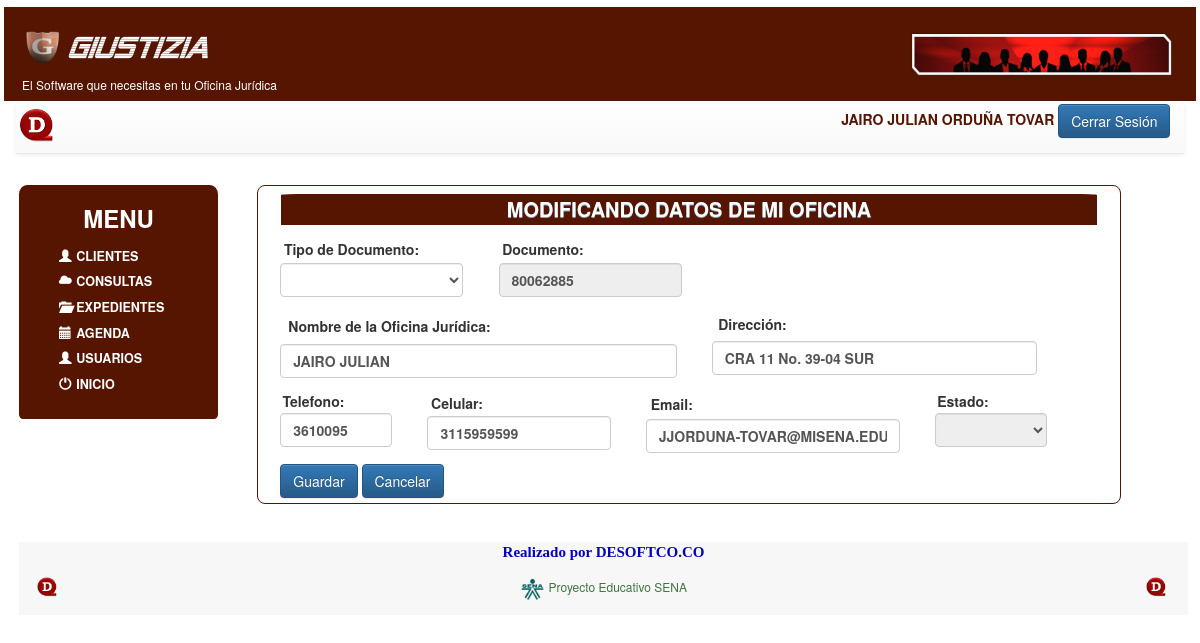
/vistas/flk_Oficinas.php (signed in), run on an earlier commit of the app's database.
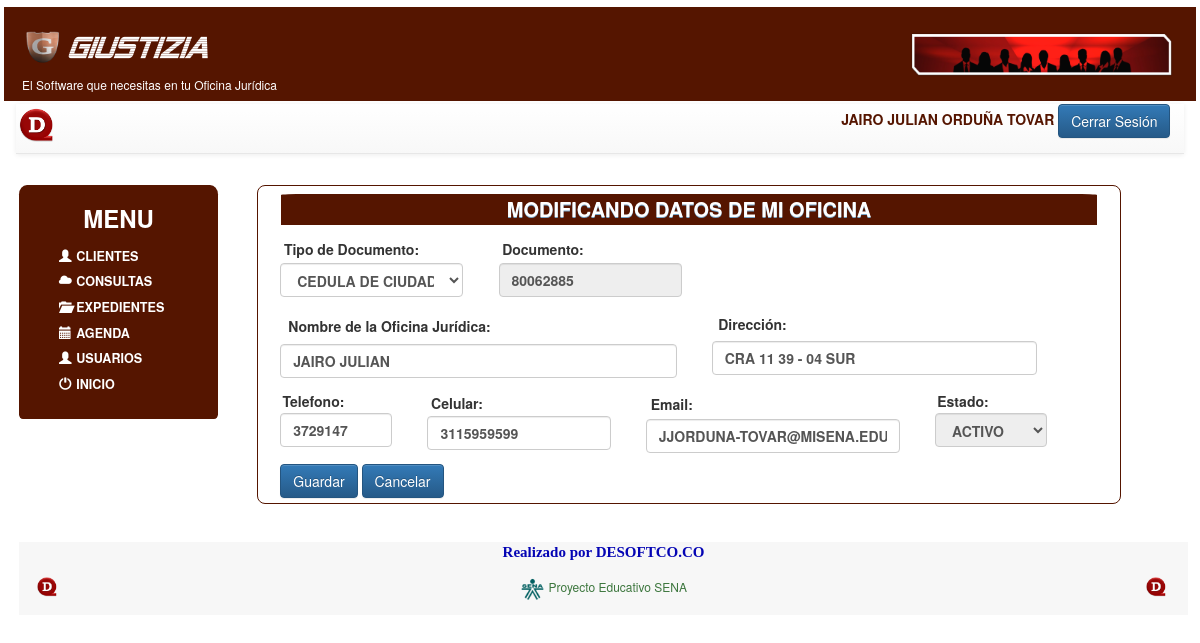
And on a later commit of the database.
### tables this page shows
CREATE TABLE `tbl_usuarios` (
  `usu_Documento` int(11) NOT NULL,
  `usu_Nombres` varchar(60) NOT NULL,
  `usu_Apellidos` varchar(60) DEFAULT NULL,
  `usu_Email` varchar(90) NOT NULL,
  `usu_FechaNacimiento` date DEFAULT NULL,
  `usu_Consultorio` int(11) NOT NULL,
  `usu_Clave` varchar(100) DEFAULT NULL,
  `usu_Celular` varchar(20) DEFAULT NULL COMMENT 'Uno\nDos\nTres\nCuatro\nCinco\nSeis',
  `usu_Telefono` varchar(15) DEFAULT NULL,
  `usu_Genero` varchar(1) DEFAULT NULL COMMENT 'M\nF',
  `usu_Direccion` varchar(150) DEFAULT NULL COMMENT 'Casado\nSoltero\nSeparado\nViudo\nUnion Libre',
  `usu_Logo` varchar(250) DEFAULT NULL,
  `usu_TipoDoc` int(11) NOT NULL,
  `usu_Estrato` int(11) DEFAULT NULL,
  `usu_tipusu` int(11) NOT NULL,
  `usu_Estado` int(11) NOT NULL,
  `usu_Municipio` varchar(5) NOT NULL,
  `usu_Especialidad` int(11) DEFAULT NULL
);

### vistas/flk_Oficinas.php (the view, shortened to what this page needs)
<?php
	include('nav.php');
	include('menu.php');
	include_once('../model/usuariosModel.php');
	$obj_model = new usuariosModel();
	$resultado = $obj_model->getOficina($conexion);
?>
	<article class="col-xs-12  col-sm-8 col-md-9 col-lg-9">
		<div class="ibody1 col-xs-12  col-sm-12 col-md-12 col-lg-12">
			<div align='center' class="jumbotron">
			<h8 align='center'><b>MODIFICANDO DATOS DE MI OFICINA</b></h8>
			</div>
			<div >
				<form name="flk_oficina" id="flk_oficina" method="POST" action="">
					<div class="row">
							<div class="col-xs-12  col-sm-5 col-md-3 col-lg-3 " >
								<label>Tipo de Documento: </label>
								<select name="TipDoc" id="TipDoc" class="form-control" aria-describedby="sizing-addon2">
									<?php echo $obj_model-> getQryTipDocOf($conexion);?>
									<?php echo $obj_model-> getTipoDocumento($conexion); ?>
						     	 </select>
							</div>
							<div div class="col-xs-12  col-sm-5 col-md-3 col-lg-3 ">
							<label>Documento: </label>
							<input type="number" min="1" name="documento" id="documento"  class="form-control" placeholder="Documento" aria-describedby="sizing-addon3" value="<?php echo $resultado['usu_Documento']?>" disabled="disabled" required/>
							</div>
							<div div class="col-xs-12  col-sm-5 col-md-3 col-lg-3">
							</div>
						<div class="col-xs-12  col-sm-12 col-md-12 col-lg-12">
						</div>
						<div class="col-xs-12  col-sm-6 col-md-6 col-lg-6 ">
						<label>Nombre de la Oficina Jurídica: </label>
						<input type="text" name="nombre" id="nombre"  class="form-control" placeholder="Nombres" value="<?php echo $resultado['usu_Nombres']?>" required/>
						</div>
						<div class="col-xs-12  col-sm-5 col-md-5 col-lg-5 ">
							<label>Dirección: </label>
							<input type="text" name="direccion" id="direccion" class="form-control" placeholder="Direccion" value="<?php echo $resultado['usu_Direccion']?>" required/>
						</div>
						<div class="col-xs-12  col-sm-12 col-md-12 col-lg-12">
						</div>
						<div class="col-xs-12  col-sm-5 col-md-2 col-lg-2 ">
							<label>Telefono: </label>
							<input type="number" name="telefono" id="telefono" class="form-control" placeholder="Utilice indicativo y es fuera de Bogotá" value="<?php echo $resultado['usu_Telefono']?>" required/>
						</div>
						<div class="col-xs-12  col-sm-5 col-md-3 col-lg-3 ">
							<label>Celular: </label>
							<input type="number" name="celular" id="celular" class="form-control" value="<?php echo $resultado['usu_Celular']?>">
						</div>
						<div class="col-xs-12  col-sm-5 col-md-4 col-lg-4 ">
							<label>Email: </label>
							<input type="email" name="email" id="emial" class="form-control" placeholder="Email" value="<?php echo $resultado['usu_Email']?>" required/>
						</div>
						<div class="col-xs-12  col-sm-6 col-md-2 col-lg-2 ">
							<label>Estado: </label>
							<select name="estado" id="estado" class="form-control" disabled="disabled">
								<?php echo $obj_model-> getEstadoUsuario($conexion);?>
    						</select>
						</div>
						<div class="col-xs-12  col-sm-12 col-md-12 col-lg-12">
						</div>
						<div class="col-xs-12  col-sm-12 col-md-12 col-lg-12">
							<input type="submit" name="btn_cambiooficina" id="btn_cambiooficina" class="btn btn-primary" value="Guardar" >
							<input type="button" class="btn btn-primary" onclick="location.href='frm_Base.php'"value="Cancelar" >
						</div>
						</div>
					</div>
			</div>
		</div>
		<br>
<?php
		include('footer.php');
 ?>

What changed in the data, as far as the page shows it:
changed tbl_usuarios "JAIRO JULIAN": direccion "CRA 11 No. 39-04 SUR" → "CRA 11 39 - 04 SUR"; telefono "3610095" → "3729147"
Also different on the page:
form field TipDoc: (not shown) → "CEDULA DE CIUDADANIA"
form field estado: (not shown) → "ACTIVO"
